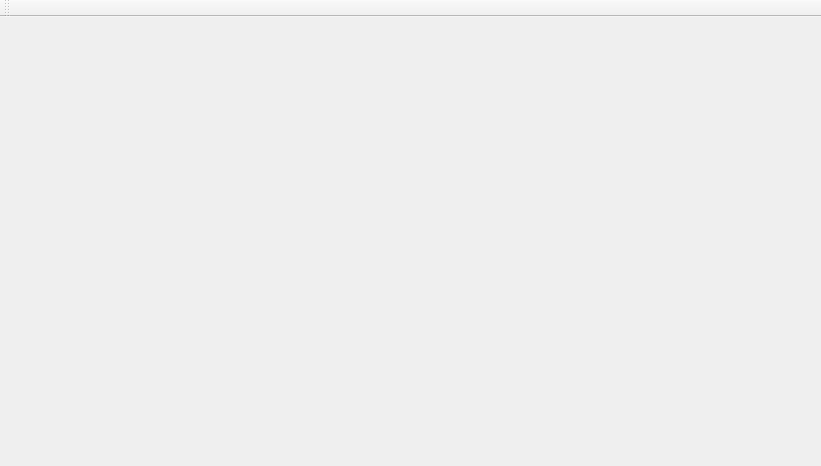
<?xml version="1.0" encoding="UTF-8"?>
<ui version="4.0">
 <class>MainWindow</class>
 <widget class="QMainWindow" name="MainWindow">
  <property name="geometry">
   <rect>
    <x>0</x>
    <y>0</y>
    <width>821</width>
    <height>466</height>
   </rect>
  </property>
  <property name="windowTitle">
   <string>MainWindow</string>
  </property>
  <widget class="QWidget" name="centralWidget">
   <layout class="QGridLayout" name="gridLayout">
    <property name="leftMargin">
     <number>0</number>
    </property>
    <property name="topMargin">
     <number>0</number>
    </property>
    <property name="rightMargin">
     <number>0</number>
    </property>
    <property name="bottomMargin">
     <number>0</number>
    </property>
    <item row="0" column="0">
     <widget class="QWidget" name="widget" native="true"/>
    </item>
   </layout>
  </widget>
  <widget class="QToolBar" name="toolBar">
   <property name="windowTitle">
    <string>toolBar</string>
   </property>
   <attribute name="toolBarArea">
    <enum>TopToolBarArea</enum>
   </attribute>
   <attribute name="toolBarBreak">
    <bool>false</bool>
   </attribute>
  </widget>
 </widget>
 <layoutdefault spacing="6" margin="11"/>
 <resources/>
 <connections/>
</ui>
